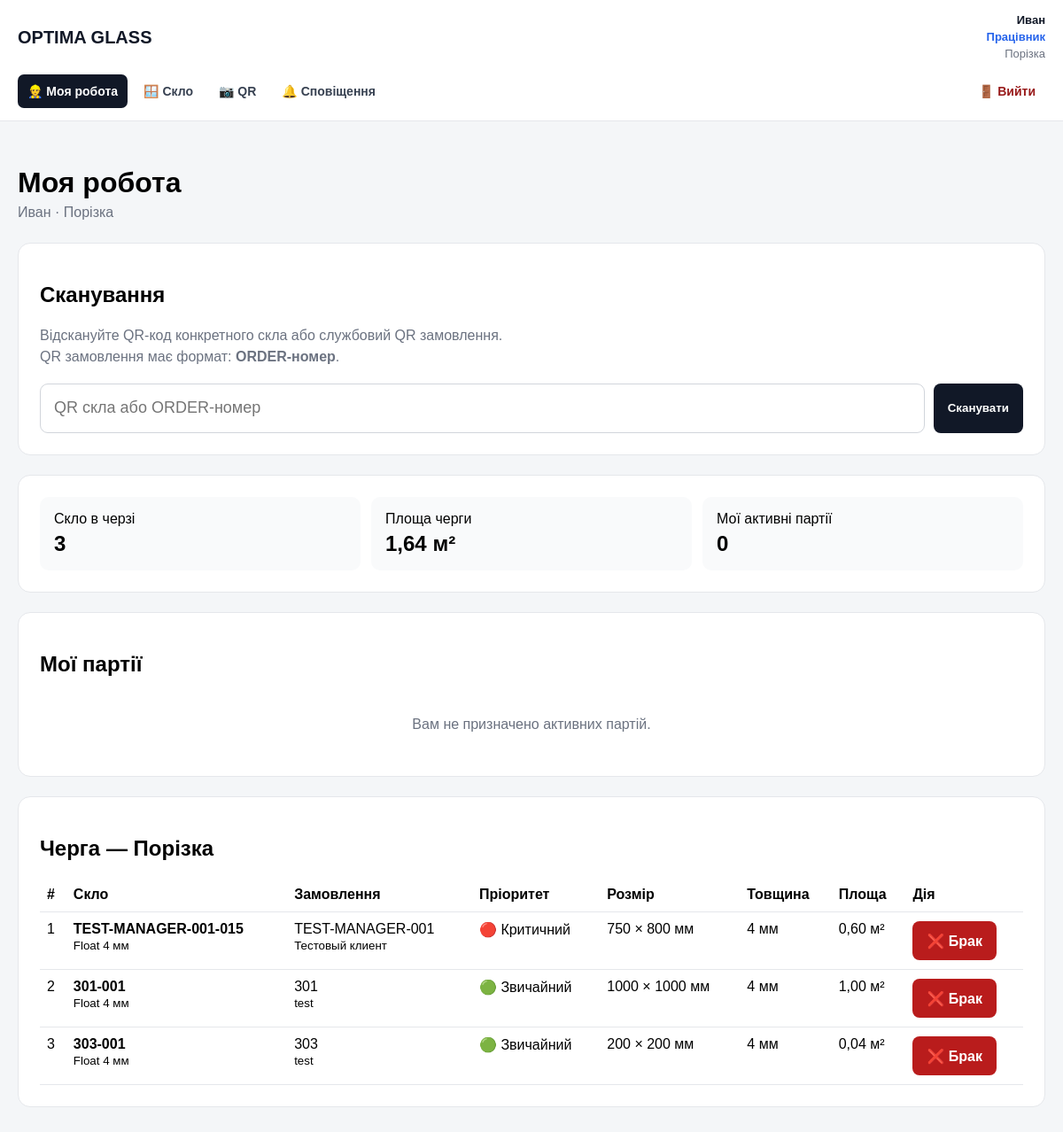
Before: /work.php (signed in) with the older database file.
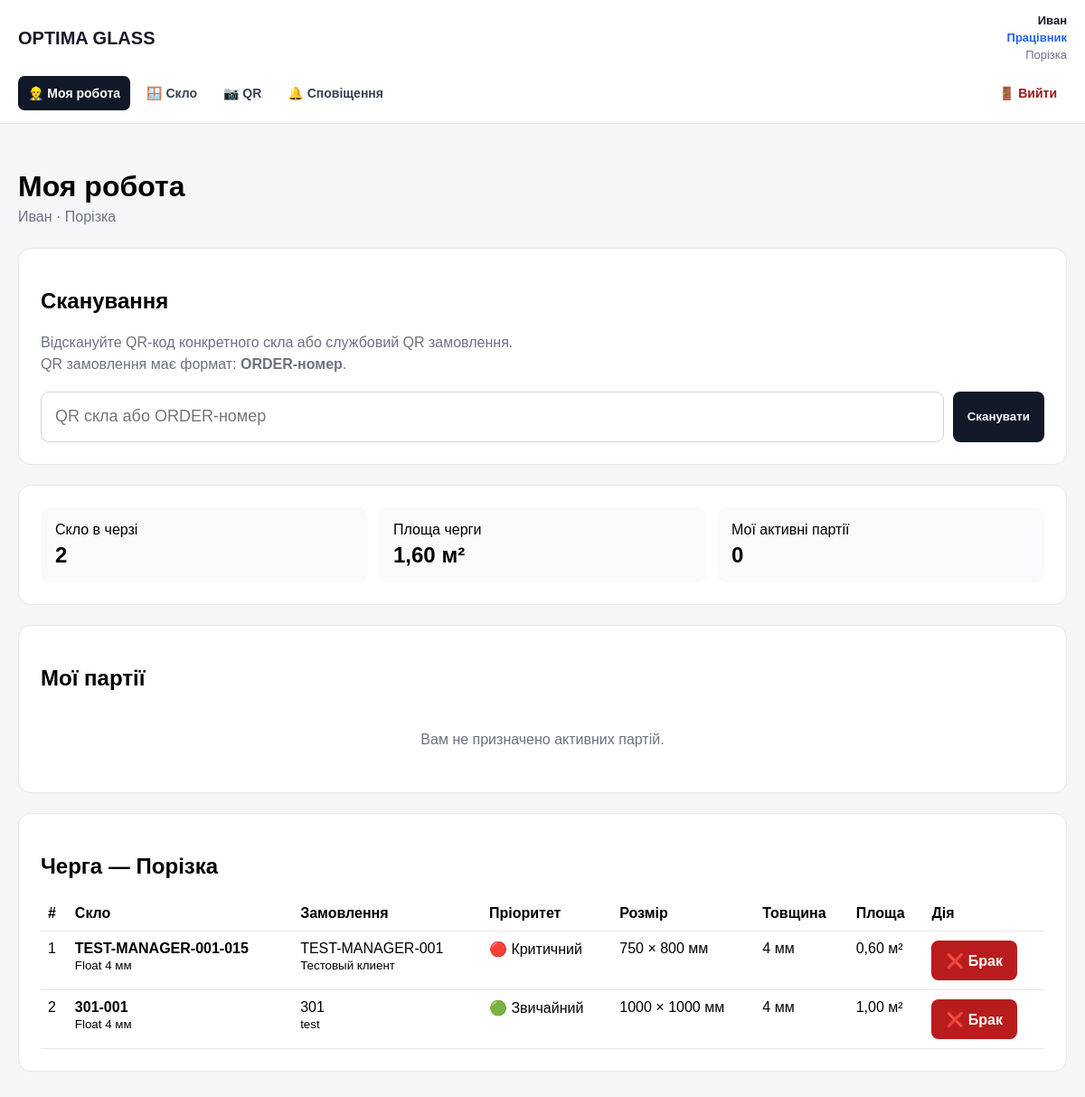
After: the same page with the newer database file.
### tables this page shows
CREATE TABLE glasses (
        id INTEGER PRIMARY KEY AUTOINCREMENT,
        code TEXT NOT NULL UNIQUE,
        order_number TEXT,
        glass_type TEXT,
        width INTEGER,
        height INTEGER,
        quantity INTEGER NOT NULL DEFAULT 1,
        status TEXT NOT NULL DEFAULT 'created',
        current_location TEXT,
        employee_id INTEGER,
        comment TEXT,
        created_at TEXT NOT NULL DEFAULT CURRENT_TIMESTAMP,
        updated_at TEXT NOT NULL DEFAULT CURRENT_TIMESTAMP, order_id INTEGER, order_item_id INTEGER, thickness REAL, route_id INTEGER, current_step_id INTEGER,
        FOREIGN KEY (employee_id) REFERENCES users(id)
    );

CREATE TABLE orders (
    id INTEGER PRIMARY KEY AUTOINCREMENT,
    order_number TEXT NOT NULL UNIQUE,
    customer_name TEXT,
    comment TEXT,
    status TEXT NOT NULL DEFAULT 'new',
    created_at TEXT NOT NULL DEFAULT CURRENT_TIMESTAMP,
    updated_at TEXT NOT NULL DEFAULT CURRENT_TIMESTAMP
, priority INTEGER NOT NULL DEFAULT 1, planned_date TEXT, production_started_at TEXT, production_completed_at TEXT, created_by INTEGER);

### src/auth.php (called while the page is built, shortened)
<?php
require_once __DIR__ . '/db.php';
function current_user(): ?array
{
    global $db;
    $stmt = $db->prepare("
        SELECT
            u.id,
            u.name,
            u.email,
            u.role,
            u.active,
            u.stage_id,
            ps.name AS stage_name
        FROM users u
        LEFT JOIN production_stages ps
            ON ps.id = u.stage_id
        WHERE u.id = :id
          AND u.active = 1
        LIMIT 1
    ");
    $stmt->execute([
        ':id' => (int) $_SESSION['user_id'],
    ]);
    $user = $stmt->fetch(PDO::FETCH_ASSOC);
    return $user;
}
function require_user(): array
{
    $user = current_user();
    return $user;
}

### src/permissions.php (called while the page is built, shortened)
<?php
function isSuperAdmin(?array $user = null): bool
{
    $user ??= permissionUser();
    return ($user['role'] ?? '') === 'superadmin';
}
function userRoleId(
    PDO $db,
    array $user
): ?int {
    $role = $user['role'] ?? '';
    $stmt = $db->prepare("
        SELECT id
        FROM roles
        WHERE name = :name
          AND active = 1
        LIMIT 1
    ");
    $stmt->execute([
        ':name' =>
            $role,
    ]);
    $roleId =
        $stmt->fetchColumn();
    return (int) $roleId;
}
function permissionId(
    PDO $db,
    string $permission
): ?int {
    $stmt = $db->prepare("
        SELECT id
        FROM permissions
        WHERE code = :code
          AND active = 1
        LIMIT 1
    ");
    $stmt->execute([
        ':code' =>
            $permission,
    ]);
    $permissionId =
        $stmt->fetchColumn();
    return (int) $permissionId;
}
function can(
    string $permission,
    ?array $user = null
): bool {
    global $db;
    $user ??= permissionUser();
    $permissionId =
        permissionId(
            $db,
            $permission
        );
    $userId =
        (int) $user['id'];
    $userPermissionStmt =
        $db->prepare("
            SELECT
                allowed
            FROM user_permissions
            WHERE user_id = :user_id
              AND permission_id = :permission_id
            LIMIT 1
        ");
    $userPermissionStmt->execute([
        ':user_id' =>
            $userId,
        ':permission_id' =>
            $permissionId,
    ]);
    $userPermission =
        $userPermissionStmt->fetchColumn();
    $roleId =
        userRoleId(
            $db,
            $user
        );
    $rolePermissionStmt =
        $db->prepare("
            SELECT
                allowed
            FROM role_permissions
            WHERE role_id = :role_id
              AND permission_id = :permission_id
            LIMIT 1
        ");
    $rolePermissionStmt->execute([
        ':role_id' =>
            $roleId,
        ':permission_id' =>
            $permissionId,
    ]);
    $rolePermission =
        $rolePermissionStmt->fetchColumn();
    return (int) $rolePermission === 1;
}

### public/work.php (the view, shortened to what the changed rows need)
<?php
require __DIR__ . '/../src/auth.php';
require __DIR__ . '/../src/telegram.php';
require __DIR__ . '/../src/permissions.php';
$user = require_user();
function e(?string $value): string
{
    return htmlspecialchars(
        $value ?? '',
        ENT_QUOTES,
        'UTF-8'
    );
}
function priorityLabel(int $priority): string
{
    return match ($priority) {
        3 => '🔴 Критичний',
        2 => '🟠 Терміновий',
        default => '🟢 Звичайний',
    };
}
function stageLabel(string $name): string
{
    return match ($name) {
        'Порезка' => 'Порізка',
        'Обработка' => 'Обробка',
        'Закалка' => 'Гартування',
        'Контроль качества' => 'Контроль якості',
        'Упаковка' => 'Пакування',
        'Отгрузка' => 'Відвантаження',
        'Емалит' => 'Емаліт',
        'Триплекс' => 'Триплекс',
        default => $name,
    };
}
$canReject =
    can(
        'glass.reject',
        $user
    );
$stageId =
    current_stage_id(
        $user
    );
$stageStmt =
    $db->prepare("
        SELECT
            id,
            name,
            execution_mode
        FROM production_stages
        WHERE id = :id
          AND active = 1
        LIMIT 1
    ");
$stageStmt->execute([
    ':id' => $stageId,
]);
$currentStage =
    $stageStmt->fetch(
        PDO::FETCH_ASSOC
    );
$queueStmt =
    $db->prepare("
        SELECT
            g.id AS glass_id,
            g.code,
            g.order_number,
            g.glass_type,
            g.thickness,
            g.width,
            g.height,
            g.quantity,
            g.status,
            o.id AS order_id,
            o.customer_name,
            o.priority,
            o.planned_date
        FROM glasses g
        JOIN orders o
            ON o.id =
                g.order_id
        JOIN route_steps rs
            ON rs.id =
                g.current_step_id
        JOIN production_stages ps
            ON ps.name =
                rs.name
        WHERE ps.id =
            :stage_id
          AND o.status =
            'in_production'
          AND g.status =
            'waiting'
          AND NOT EXISTS (
              SELECT 1
              FROM production_batch_items pbi
              JOIN production_batches pb
                  ON pb.id =
                      pbi.batch_id
              WHERE pbi.glass_id =
                  g.id
                AND pb.status IN (
                    'created',
                    'in_progress'
                )
          )
        ORDER BY
            o.priority DESC,
            CASE
                WHEN o.planned_date IS NULL
                THEN 1
                ELSE 0
            END,
            o.planned_date ASC,
            g.created_at ASC,
            g.id ASC
    ");
$queueStmt->execute([
    ':stage_id' =>
        $stageId,
]);
$queue =
    $queueStmt->fetchAll(
        PDO::FETCH_ASSOC
    );
$queueArea = 0.0;
foreach (
    $queue
    as $item
) {
    $queueArea +=
        (
            (int)
            $item['width']
            *
            (int)
            $item['height']
            *
            max(
                1,
                (int)
                $item['quantity']
            )
        )
        / 1000000;
}
?>
<!DOCTYPE html>
<html lang="uk">
<head>
</head>
<body>
<main class="work-page">
    <header class="work-header">
        <h1>
            Моя робота
        </h1>
    </header>
    <section class="card">
        <h2>
            Сканування
        </h2>
    </section>
    <section class="card">
        <div class="summary">
            <div class="summary-box">
                Скло в черзі
                <span class="summary-value">
                    <?= count($queue) ?>
                </span>
            </div>
            <div class="summary-box">
                Площа черги
                <span class="summary-value">
                    <?= number_format(
                        $queueArea,
                        2,
                        ',',
                        ' '
                    ) ?>
                    м²
                </span>
            </div>
        </div>
    </section>
    <section class="card">
        <h2>
            Мої партії
        </h2>
    </section>
    <section class="card">
        <h2>
            Черга —
            <?= e(
                stageLabel(
                    $currentStage[
                        'name'
                    ]
                )
            ) ?>
        </h2>
        <?php if (
            !$queue
        ): ?>
            <div class="empty">
                На дільниці немає доступного скла.
            </div>
        <?php else: ?>
            <div class="table-wrap">
                <table>
                    <thead>
                        <tr>
                            <th>#</th>
                            <th>Скло</th>
                            <th>Замовлення</th>
                            <th>Пріоритет</th>
                            <th>Розмір</th>
                            <th>Товщина</th>
                            <th>Площа</th>
                            <?php if (
                                $canReject
                            ): ?>
                                <th>Дія</th>
                            <?php endif; ?>
                        </tr>
                    </thead>
                    <tbody>
                    <?php foreach (
                        $queue
                        as $index =>
                            $item
                    ): ?>
                        <tr>
                            <td>
                                <?= $index + 1 ?>
                            </td>
                            <td>
                                <strong>
                                    <?= e(
                                        $item[
                                            'code'
                                        ]
                                    ) ?>
                                </strong>
                                <?php if (
                                    !empty(
                                        $item[
                                            'glass_type'
                                        ]
                                    )
                                ): ?>
                                    <br>
                                    <small>
                                        <?= e(
                                            $item[
                                                'glass_type'
                                            ]
                                        ) ?>
                                    </small>
                                <?php endif; ?>
                            </td>
                            <td>
                                <?= e(
                                    $item[
                                        'order_number'
                                    ]
                                ) ?>
                                <?php if (
                                    !empty(
                                        $item[
                                            'customer_name'
                                        ]
                                    )
                                ): ?>
                                    <br>
                                    <small>
                                        <?= e(
                                            $item[
                                                'customer_name'
                                            ]
                                        ) ?>
                                    </small>
                                <?php endif; ?>
                            </td>
                            <td>
                                <?= e(
                                    priorityLabel(
                                        (int)
                                        $item[
                                            'priority'
                                        ]
                                    )
                                ) ?>
                            </td>
                            <td>
                                <?= (int)
                                    $item[
                                        'width'
                                    ] ?>
                                ×
                                <?= (int)
                                    $item[
                                        'height'
                                    ] ?>
                                мм
                            </td>
                            <td>
                                <?= $item[
                                    'thickness'
                                ] !== null
                                    ? e(
                                        (string)
                                        $item[
                                            'thickness'
                                        ]
                                    ) . ' мм'
                                    : '—'
                                ?>
                            </td>
                            <td>
                                <?= number_format(
                                    (
                                        (int)
                                        $item[
                                            'width'
                                        ]
                                        *
                                        (int)
                                        $item[
                                            'height'
                                        ]
                                        *
                                        max(
                                            1,
                                            (int)
                                            $item[
                                                'quantity'
                                            ]
                                        )
                                    )
                                    / 1000000,
                                    2,
                                    ',',
                                    ' '
                                ) ?>
                                м²
                            </td>
                            <?php if (
                                $canReject
                            ): ?>
                                <td>
                                    <a
                                        href="/reject_glass.php?code=<?= urlencode(
                                            $item[
                                                'code'
                                            ]
                                        ) ?>"
                                        class="button button-danger"
                                    >
                                        ❌ Брак
                                    </a>
                                </td>
                            <?php endif; ?>
                        </tr>
                    <?php endforeach; ?>
                    </tbody>
                </table>
            </div>
        <?php endif; ?>
    </section>
</main>
</body>
</html>

Changed rows visible on the page:
no longer on this page (row edited): glasses: code "303-001", glass_type "Float 4 мм", order_number "303", order.customer_name "test", order.priority "🟢 Звичайний", width "200", height "200", thickness "4", width+height+quantity "0,04"
Other visible differences:
count($queue): "3" → "2"
$queueArea: "1,64" → "1,60"
